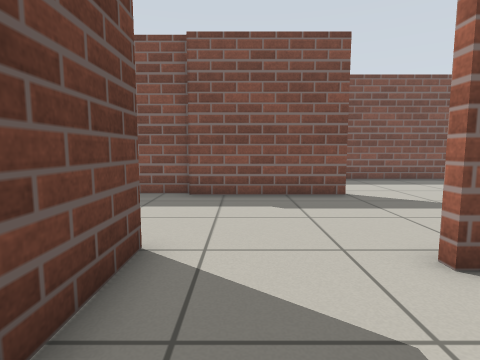
view 1 (above)

22 first-person views from a walk through a world built for the Gazebo simulator. The camera is 0.72 m above the floor, tilts 6° down and sees 80° across. The floor is counted in squares, 0.5 m on a side. Each view is taken from the middle of a square. On the plan, view 1 faces up. The plan holds only what a view shows up to about 14 squares ahead; the rest is blank.

view 2
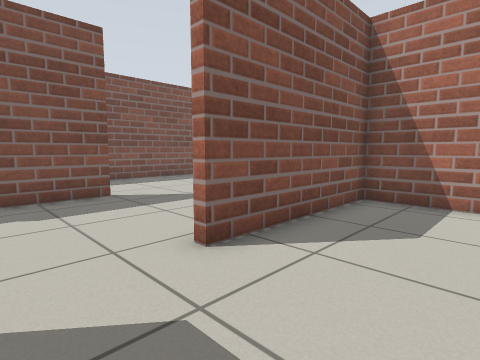

view 3
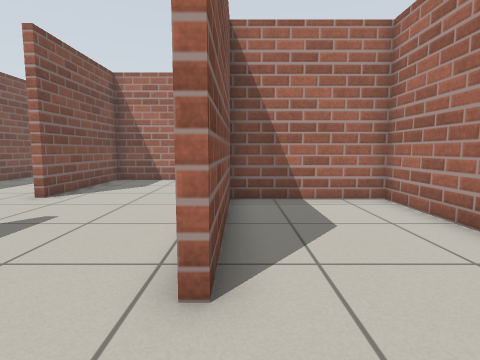

view 4
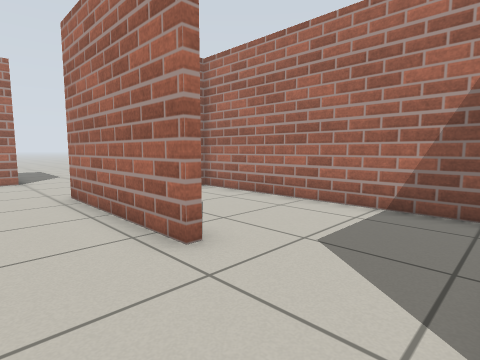

view 5
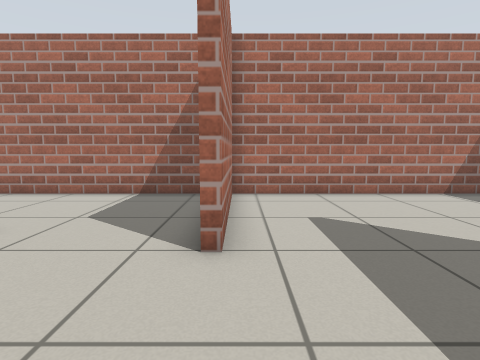

view 6
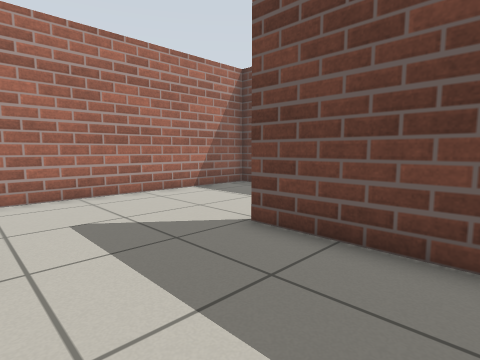

view 7
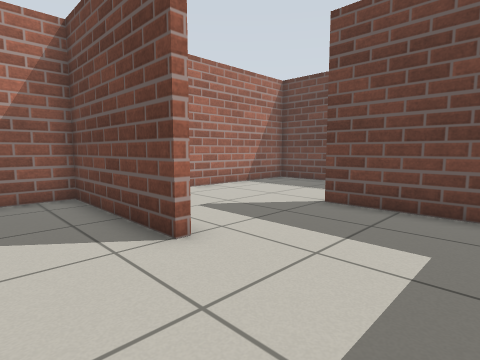

view 8
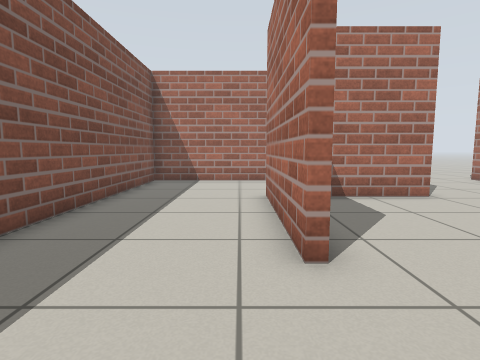

view 9
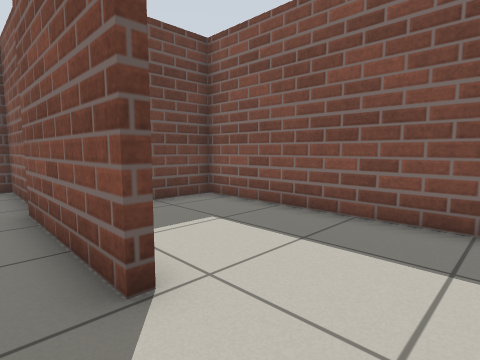

view 10
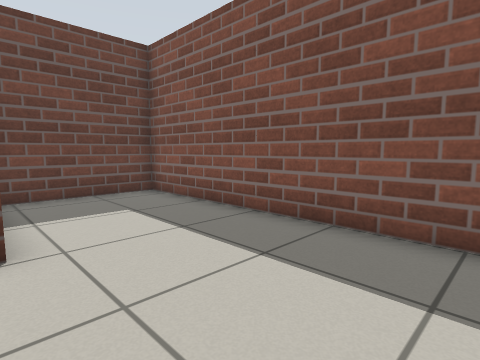

view 11
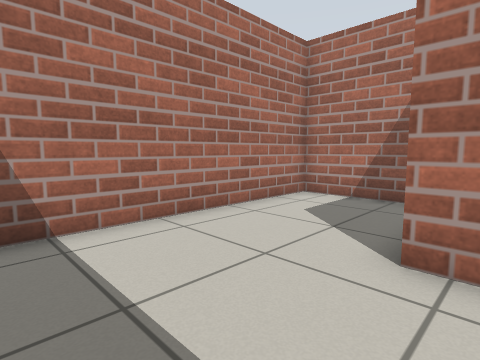

view 12
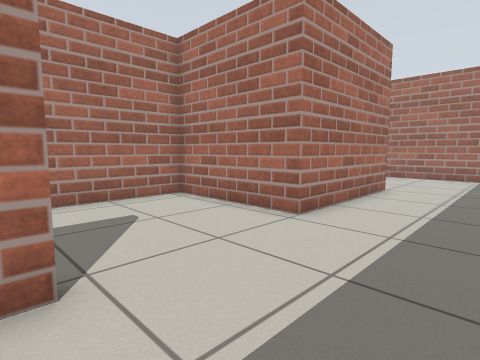

view 13
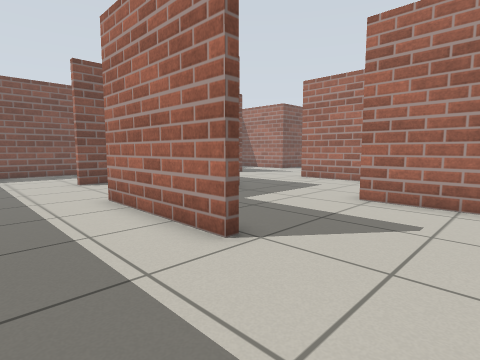

view 14
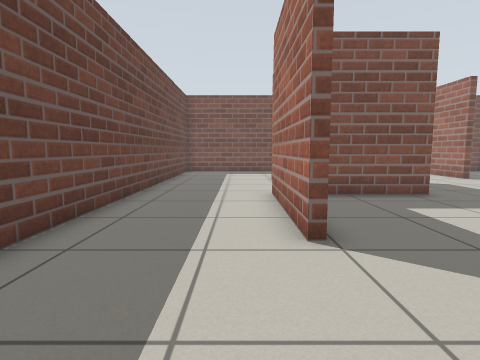

view 15
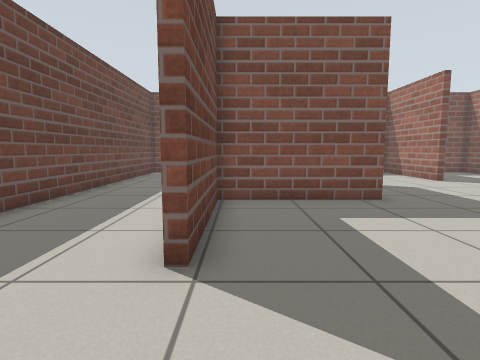

view 16
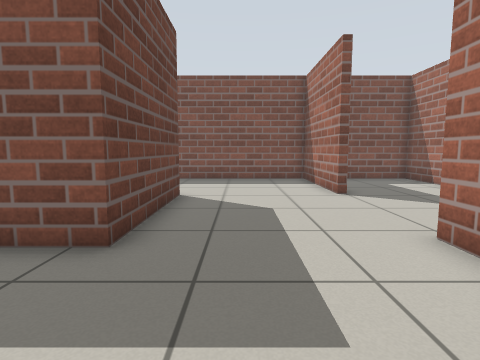

view 17
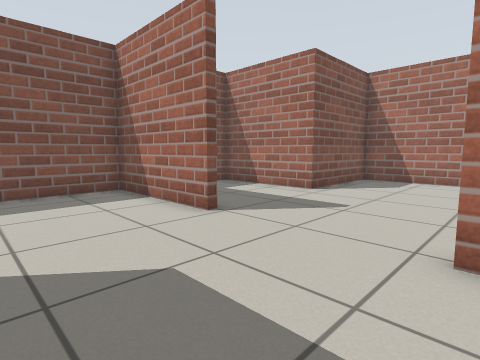

view 18
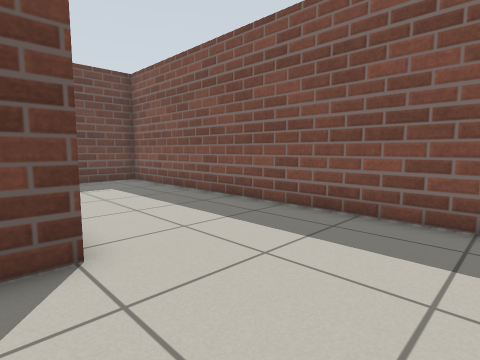

view 19
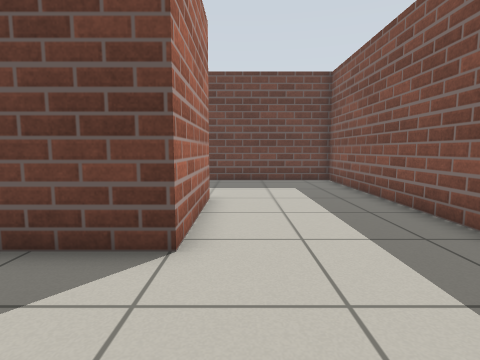

view 20
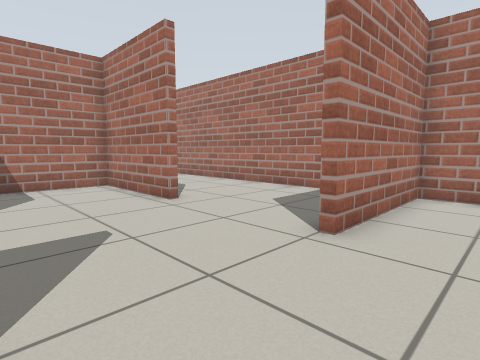

view 21
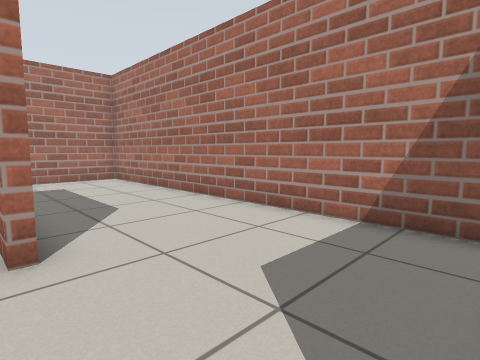

view 22
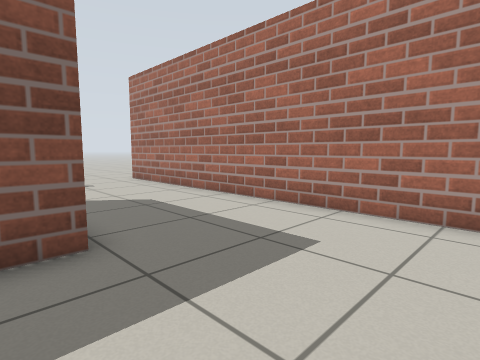

### Floor plan
Points are (right, up) in squares from view 1. A wall is a line through its corners. A room is listed if a view was taken in it or the views show most of it. See-through windows are left out.
Room 1 (views 1, 2, 3)
walls: (-1.4, 4.1) (-1.4, -1.2) (8.3, -1.2) (8.3, 3.3) (2.5, 3.3)
ways out: opening at (1, 3) to room 3
Room 2 (views 4, 5, 6)
walls: (-6.5, -1.2) (-1.8, -1.2) (-1.8, 4.1) (-1.4, 4.1); (-1.6, 9.3) (-6.2, 9.3) (-6.2, 4.1); (-0.6, 9.1) (-1.6, 9.1)
ways out: opening at (-1, 6.5) to room 3; opening at (-6, 2) to room 7
Room 3 (view 7)
walls: (2.5, 3.6) (3.5, 3.6); (3.4, 9.1) (-0.6, 9.1)
ways out: opening at (1, 3) to room 1; opening at (-1, 6.5) to room 2; opening at (3, 6) to room 5
Room 4 (views 8, 11)
walls: (8.5, 9.2) (14.1, 9.2); (15.1, 4.5) (18.4, 4.5) (18.4, 14) (-1.4, 14) (-1.4, 9.8)
ways out: opening at (6, 9) to room 5
Room 5 (views 9, 10)
walls: (8.5, 8.9) (8.5, 9.2); (3.4, 9.5) (3.4, 9.1); (3.5, 3.6) (8.6, 3.6)
ways out: opening at (3, 6) to room 3; opening at (6, 9) to room 4; opening at (9, 6)
Room 6 (view 12)
walls: (-6.9, 15.6) (-6.9, 19.5); (-5.2, 23.8) (-6.5, 23.8); (-11.5, 24.5) (-11.4, 14)
ways out: opening at (-9, 14.7) to room 7; opening at (-9, 24) to room 9
Room 7 (views 13, 14, 15)
walls: (-6.9, 14.4) (-6.9, 15.6); (-6.5, 4.1) (-6.5, 9.6) (-1.8, 9.6) (-1.8, 14.4); (-11.4, 1.5) (-11.4, -1.2) (-6.5, -1.2); (-1.9, 19.1) (-6.6, 19.1) (-6.6, 14.4)
ways out: opening at (-6, 2) to room 2; opening at (-9, 14.7) to room 6; opening at (-2, 16.5) to room 8
Room 8 (views 16, 17)
walls: (1.8, 14.3) (3.2, 14.3) (3.2, 19.6)
ways out: opening at (-2, 16.5) to room 7; opening at (0.5, 19) to room 9
Room 9 (views 18, 19, 20)
walls: (-6.5, 24.1) (-1.9, 24.1) (-1.9, 19.1); (3.2, 24.3) (3.2, 29.2) (-11.5, 29.2) (-11.5, 24.5)
ways out: opening at (-9, 24) to room 6; opening at (0.5, 19) to room 8; opening at (3, 22) to room 10
Room 10 (view 21)
walls: (3.6, 24.3) (3.2, 24.3); (8.3, 19.3) (8.3, 19.6) (13, 19.6) (13, 24.5) (8.3, 24.5) (8.3, 29.2) (5.4, 29.2)
ways out: opening at (3, 22) to room 9; opening at (6, 19) to room 11
Room 11 (view 22)
walls: (13.4, 19.3) (12.2, 19.3); (4.4, 14.3) (18.4, 14.3) (18.4, 28.9)
ways out: opening at (6, 19) to room 10; opening at (16, 29)

Where each view was taken, in squares from view 1:
view 1: 0 up, 0 right, facing up
view 2: 0 up, 0 right, facing up-right
view 3: 3 up, 0 right, facing right
view 4: 6 up, 1 left, facing down-right
view 5: 8 up, 2 left, facing down
view 6: 8 up, 2 left, facing down-left
view 7: 8 up, 1 right, facing down-left
view 8: 10 up, 5 right, facing right
view 9: 8 up, 6 right, facing up-left
view 10: 9 up, 8 right, facing up-left
view 11: 13 up, 13 right, facing down-right
view 12: 15 up, 10 left, facing down-right
view 13: 11 up, 10 left, facing up-right
view 14: 10 up, 8 left, facing up
view 15: 11 up, 6 left, facing up
view 16: 15 up, 0 right, facing up
view 17: 19 up, 1 left, facing up-right
view 18: 23 up, 2 right, facing up-left
view 19: 25 up, 2 right, facing left
view 20: 24 up, 1 right, facing down-right
view 21: 20 up, 4 right, facing down-right
view 22: 15 up, 12 right, facing up-right
